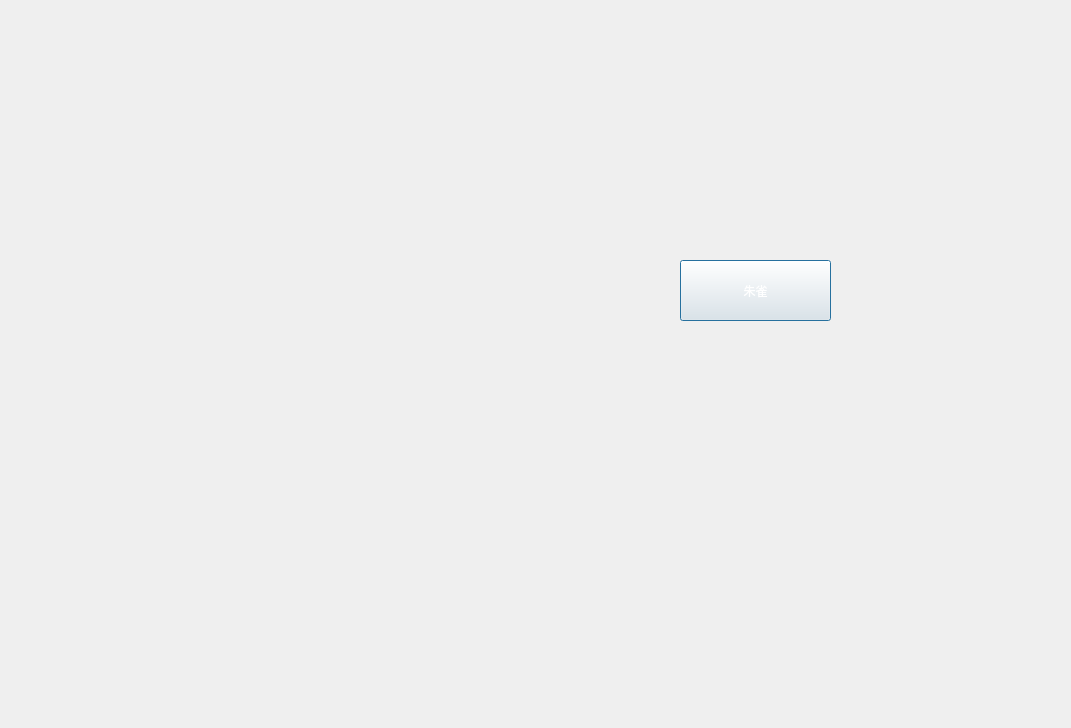
<?xml version="1.0" encoding="UTF-8"?>
<ui version="4.0">
 <class>Zhuquechao</class>
 <widget class="QDialog" name="Zhuquechao">
  <property name="geometry">
   <rect>
    <x>0</x>
    <y>0</y>
    <width>1071</width>
    <height>728</height>
   </rect>
  </property>
  <property name="sizePolicy">
   <sizepolicy hsizetype="Fixed" vsizetype="Fixed">
    <horstretch>0</horstretch>
    <verstretch>0</verstretch>
   </sizepolicy>
  </property>
  <property name="minimumSize">
   <size>
    <width>1071</width>
    <height>728</height>
   </size>
  </property>
  <property name="maximumSize">
   <size>
    <width>1071</width>
    <height>728</height>
   </size>
  </property>
  <property name="windowTitle">
   <string>无涯</string>
  </property>
  <property name="windowIcon">
   <iconset resource="Menu.qrc">
    <normaloff>:/icon/Resources/无涯.png</normaloff>:/icon/Resources/无涯.png</iconset>
  </property>
  <property name="styleSheet">
   <string notr="true">border-image: url(:/image/Resources/zhuquechao.png);</string>
  </property>
  <widget class="QPushButton" name="btnZQ">
   <property name="geometry">
    <rect>
     <x>680</x>
     <y>260</y>
     <width>151</width>
     <height>61</height>
    </rect>
   </property>
   <property name="styleSheet">
    <string notr="true">border-image: url(:/other/Resources/透明背景.png);
border-image: url(:/other/Resources/边框2.png);
color: rgb(255, 255, 255);
font: 30pt &quot;隶书&quot;;</string>
   </property>
   <property name="text">
    <string>朱雀</string>
   </property>
  </widget>
  <widget class="QLabel" name="lblText">
   <property name="geometry">
    <rect>
     <x>40</x>
     <y>480</y>
     <width>991</width>
     <height>241</height>
    </rect>
   </property>
   <property name="styleSheet">
    <string notr="true">border-image: url(:/other/Resources/透明背景.png);
color: rgb(255, 255, 255);
font: 16pt &quot;隶书&quot;;</string>
   </property>
   <property name="text">
    <string/>
   </property>
   <property name="alignment">
    <set>Qt::AlignLeading|Qt::AlignLeft|Qt::AlignTop</set>
   </property>
   <property name="wordWrap">
    <bool>true</bool>
   </property>
  </widget>
 </widget>
 <layoutdefault spacing="6" margin="11"/>
 <resources>
  <include location="Menu.qrc"/>
 </resources>
 <connections/>
</ui>
